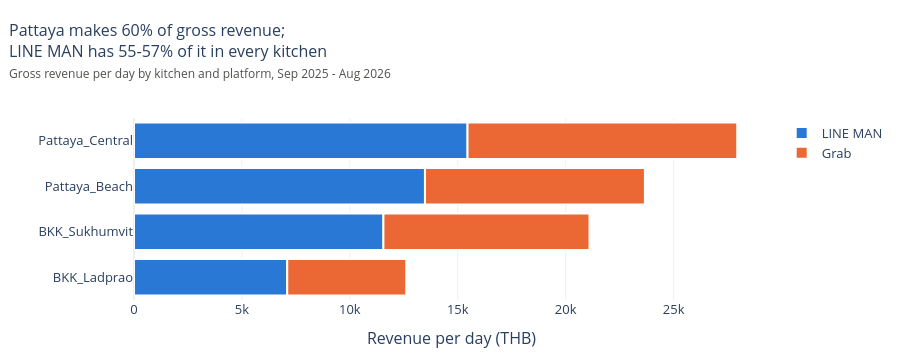

Notebook source saved alongside this figure:
### Markdown cell above
### 1.5 Where are the sales?

### Code cell
kp = hourly.groupby(["kitchen", "platform"], as_index=False)[["units_sold", "gross_revenue_thb"]].sum()
kitchen_rev = kp.groupby("kitchen")["gross_revenue_thb"].transform("sum")
kp["kitchen_revenue_share_pct"] = kitchen_rev / TOTAL_REV * 100
kp["platform_share_in_kitchen_pct"] = kp["gross_revenue_thb"] / kitchen_rev * 100
kp["revenue_thb_per_day"] = kp["gross_revenue_thb"] / len(calendar)
kitchen_platform_share = kp.sort_values(["kitchen_revenue_share_pct", "platform"], ascending=[False, False])
assert np.isclose(kitchen_platform_share["gross_revenue_thb"].sum(), TOTAL_REV)

summary = kitchen_platform_share.pivot(index="kitchen", columns="platform", values="platform_share_in_kitchen_pct")
summary.insert(0, "kitchen_revenue_share_pct", kitchen_platform_share.groupby("kitchen")["kitchen_revenue_share_pct"].first())
summary = summary.loc[KITCHENS]
display(summary.round(1))

pattaya = summary.loc[KITCHENS[:2], "kitchen_revenue_share_pct"].sum()
lm = summary["LINE MAN"]
fig = px.bar(kitchen_platform_share, x="revenue_thb_per_day", y="kitchen", color="platform", orientation="h",
             category_orders={"kitchen": KITCHENS, "platform": ["LINE MAN", "Grab"]},
             color_discrete_map={"LINE MAN": "#2a78d6", "Grab": "#eb6834"},
             labels={"revenue_thb_per_day": "Revenue per day (THB)", "kitchen": "", "platform": ""})
fig.update_traces(marker_line_color="white", marker_line_width=2,
                  hovertemplate="%{y}: %{x:,.0f} THB a day<extra>%{fullData.name}</extra>")
fig.update_layout(height=360, title=subtitle(
    f"Pattaya makes {pattaya:.0f}% of gross revenue; LINE MAN has {lm.min():.0f}-{lm.max():.0f}% of it in every kitchen",
    "Gross revenue per day by kitchen and platform, Sep 2025 - Aug 2026"))
fig.show()

### Figure 1 — Plotly figure (JSON) as saved in the notebook; plotly's stock layout.template omitted (floating-point values rounded to 4 significant figures)
{"data": [{"hovertemplate": "%{y}: %{x:,.0f} THB a day<extra>%{fullData.name}</extra>", "legendgroup": "LINE MAN", "marker": {"color": "#2a78d6", "line": {"color": "white", "width": 2}, "pattern": {"shape": ""}}, "name": "LINE MAN", "orientation": "h", "showlegend": true, "textposition": "auto", "type": "bar", "x": [15450.0, 13480.0, 11550.0, 7099.0], "xaxis": "x", "y": ["Pattaya_Central", "Pattaya_Beach", "BKK_Sukhumvit", "BKK_Ladprao"], "yaxis": "y"}, {"hovertemplate": "%{y}: %{x:,.0f} THB a day<extra>%{fullData.name}</extra>", "legendgroup": "Grab", "marker": {"color": "#eb6834", "line": {"color": "white", "width": 2}, "pattern": {"shape": ""}}, "name": "Grab", "orientation": "h", "showlegend": true, "textposition": "auto", "type": "bar", "x": [12500.0, 10190.0, 9548.0, 5514.0], "xaxis": "x", "y": ["Pattaya_Central", "Pattaya_Beach", "BKK_Sukhumvit", "BKK_Ladprao"], "yaxis": "y"}], "layout": {"barmode": "relative", "height": 360, "legend": {"title": {"text": ""}, "tracegroupgap": 0}, "title": {"font": {"size": 16}, "pad": {"t": 36}, "text": "Pattaya makes 60% of gross revenue;<br>LINE MAN has 55-57% of it in every kitchen<br><span style='font-size:12px;color:#52514e'>Gross revenue per day by kitchen and platform, Sep 2025 - Aug 2026</span>", "x": 0.01, "xanchor": "left", "y": 1, "yanchor": "top", "yref": "container"}, "xaxis": {"anchor": "y", "domain": [0.0, 1.0], "title": {"text": "Revenue per day (THB)"}}, "yaxis": {"anchor": "x", "categoryarray": ["BKK_Ladprao", "BKK_Sukhumvit", "Pattaya_Beach", "Pattaya_Central"], "categoryorder": "array", "domain": [0.0, 1.0], "title": {"text": ""}}}}
